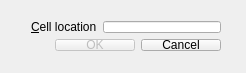
<?xml version="1.0" encoding="UTF-8"?>
<ui version="4.0">
 <class>GoToCellDialog</class>
 <widget class="QDialog" name="GoToCellDialog">
  <property name="geometry">
   <rect>
    <x>0</x>
    <y>0</y>
    <width>246</width>
    <height>73</height>
   </rect>
  </property>
  <property name="windowTitle">
   <string>Go To Cell</string>
  </property>
  <widget class="QWidget" name="layoutWidget">
   <property name="geometry">
    <rect>
     <x>20</x>
     <y>10</y>
     <width>212</width>
     <height>52</height>
    </rect>
   </property>
   <layout class="QVBoxLayout" name="verticalLayout">
    <item>
     <layout class="QHBoxLayout" name="horizontalLayout_2">
      <item>
       <widget class="QLabel" name="label">
        <property name="text">
         <string>&amp;Cell location</string>
        </property>
        <property name="buddy">
         <cstring>lineEdit</cstring>
        </property>
       </widget>
      </item>
      <item>
       <widget class="QLineEdit" name="lineEdit"/>
      </item>
     </layout>
    </item>
    <item>
     <layout class="QHBoxLayout" name="horizontalLayout">
      <item>
       <spacer name="horizontalSpacer">
        <property name="orientation">
         <enum>Qt::Horizontal</enum>
        </property>
        <property name="sizeHint" stdset="0">
         <size>
          <width>40</width>
          <height>20</height>
         </size>
        </property>
       </spacer>
      </item>
      <item>
       <widget class="QPushButton" name="okButton">
        <property name="enabled">
         <bool>false</bool>
        </property>
        <property name="text">
         <string>OK</string>
        </property>
        <property name="default">
         <bool>true</bool>
        </property>
       </widget>
      </item>
      <item>
       <widget class="QPushButton" name="cancelButton">
        <property name="text">
         <string>Cancel</string>
        </property>
       </widget>
      </item>
     </layout>
    </item>
   </layout>
  </widget>
 </widget>
 <layoutdefault spacing="6" margin="11"/>
 <tabstops>
  <tabstop>lineEdit</tabstop>
  <tabstop>okButton</tabstop>
  <tabstop>cancelButton</tabstop>
 </tabstops>
 <resources/>
 <connections/>
</ui>
